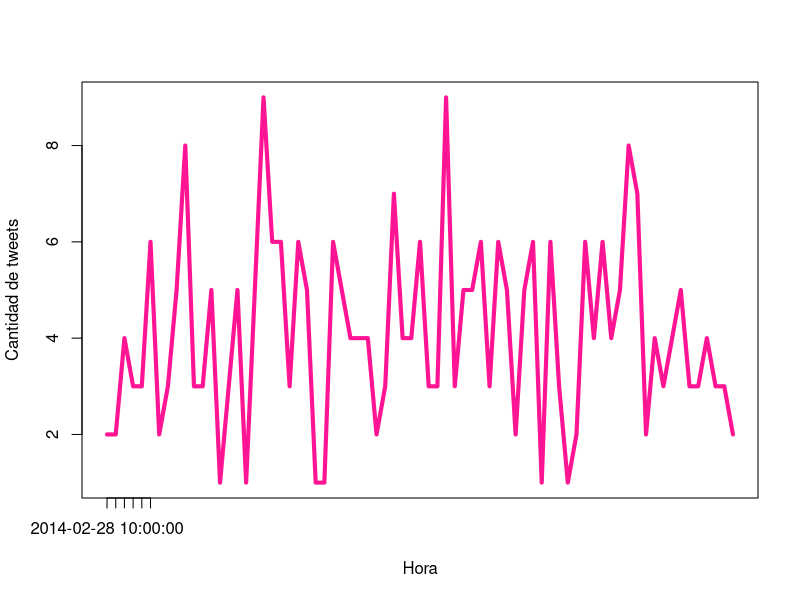

Reproduce this figure in R.
## ---- chunk 1
library(lubridate)   # Para manejo de fechas y horas
library(stringr)     # Para búsqueda de texto dentro de strings
library(plyr)        # Para convertir listas a data.frame fácilmente
library(ggplot2)     # Para crear gráficas profesionales
## ---- chunk 2
oscars <- read.csv("oscars_tweets_big.csv") # Cargar dataset de tweets desde archivo CSV
#View(oscars)  # Visualiza el dataset cargado
head(oscars)  # muestra las primeras filas del dataset
## ---- chunk 3
oscars$time <- as.POSIXct(oscars$created_at, tz = "UTC")
oscars$round_hour <- round_date(oscars$time, unit = "hour")
## ---- chunk 4
plot_time <- as.data.frame(table(oscars$round_hour))
## ---- chunk 5
plot(plot_time[,2],
     type = "l",
     xaxt = "n",
     xlab = "Hora",
     ylab = "Cantidad de tweets",
     col = "deeppink",     # <- color rosa
     lwd = 4)              # grosor de línea

axis(1,
     at = c(1, 2, 3, 4, 5, 6),
     labels = plot_time[c(1, 2, 3, 4, 5, 6), 1])
## ---- chunk 6
oscars$lotext <- tolower(oscars$text)  # Convertir texto a minúsculas

actor <- c("leonardo dicaprio", "matthew mcconaughey")
actress <- c("cate blanchett")
film <- c("gravity", "12 years a slave")

dat_actor <- ldply(lapply(oscars$lotext, str_detect, actor))
dat_actress <- ldply(lapply(oscars$lotext, str_detect, actress))
dat_film <- ldply(lapply(oscars$lotext, str_detect, film))

colnames(dat_actor) <- c("dicaprio", "mcconaughey")
colnames(dat_actress) <- c("blanchett")
colnames(dat_film) <- c("gravity", "twelve_years_slave")
## ---- chunk 7
apply(dat_actor, 2, sum)
apply(dat_actress, 2, sum)
apply(dat_film, 2, sum)
## ---- chunk 8
length_actor <- unlist(lapply(lapply(actor, agrep, oscars$lotext), length))
length_actress <- unlist(lapply(lapply(actress, agrep, oscars$lotext), length))
length_film <- unlist(lapply(lapply(film, agrep, oscars$lotext), length))

names(length_actor) <- c("dicaprio", "mcconaughey")
names(length_actress) <- c("blanchett")
names(length_film) <- c("gravity", "twelve_years_slave")

length_actor
length_actress
length_film
